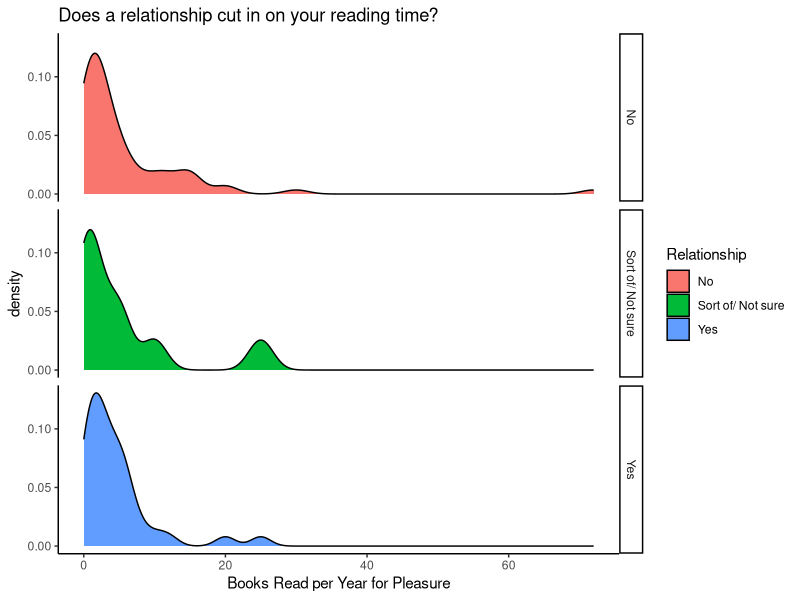
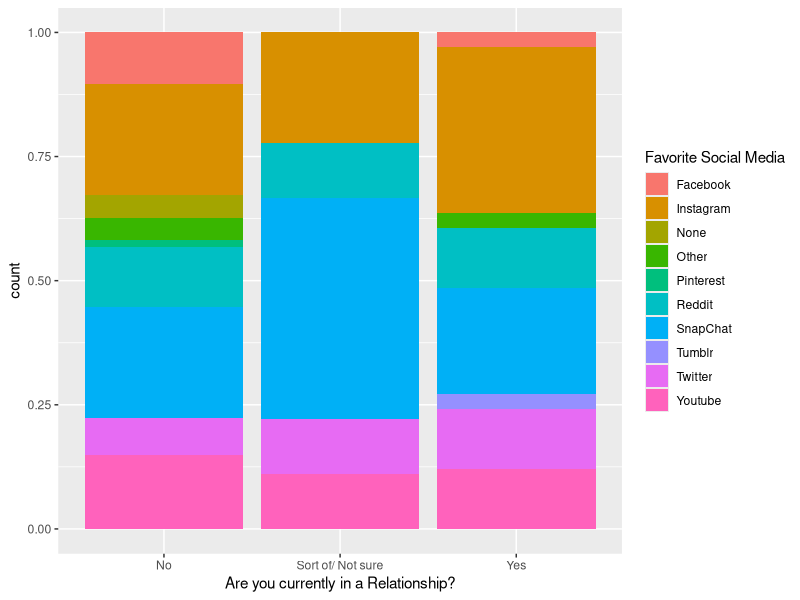
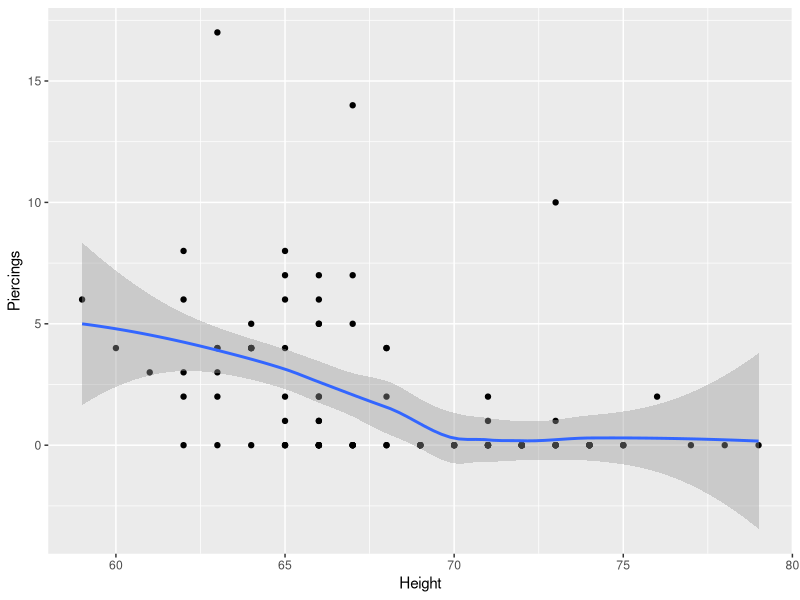
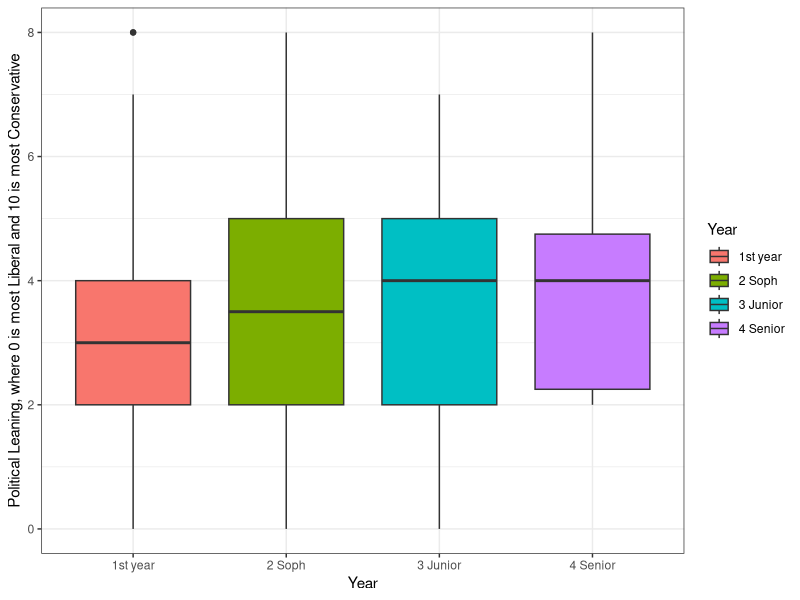
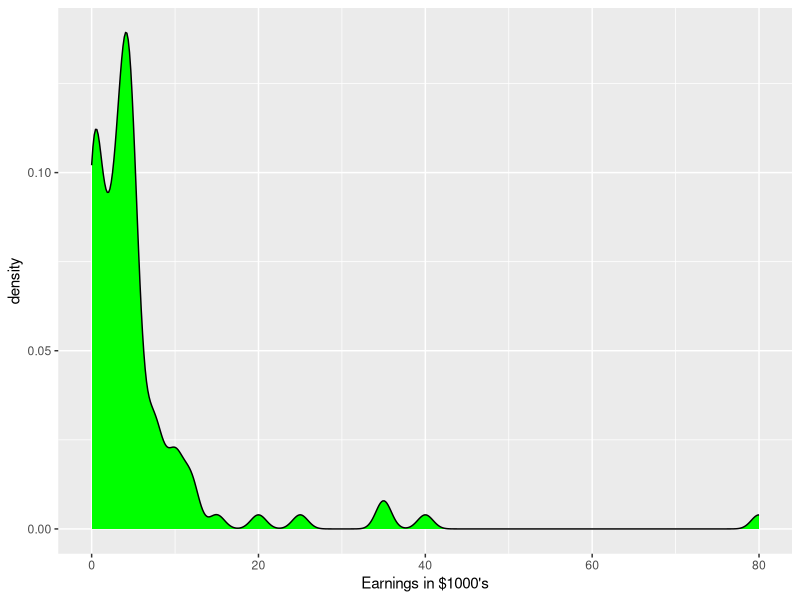
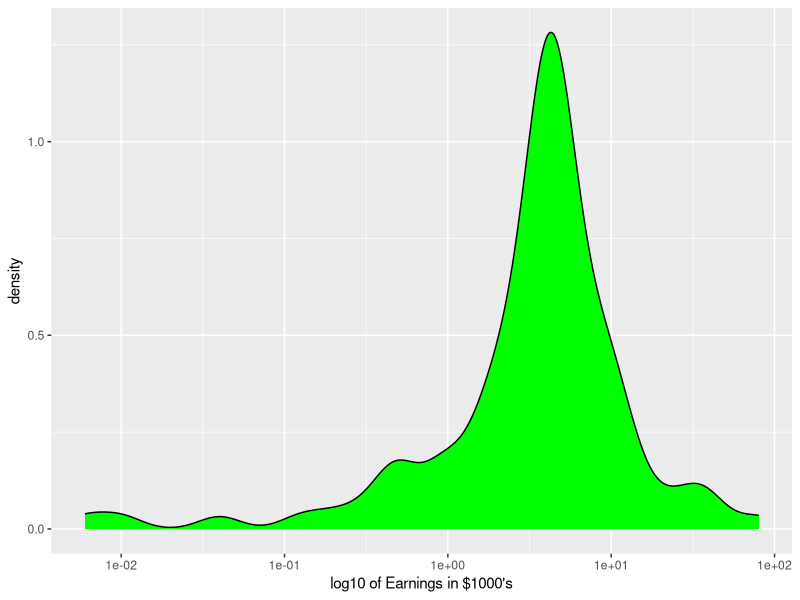

The R script that drew these images, in order:


# Question 1
survey <- read.csv('SurveyC.csv', na.strings = '')
library(dplyr)
library(ggplot2)

# Question 2
survey %>% 
  filter(!is.na(Relationship)) %>% 
  ggplot(mapping = aes(x = Books, fill = Relationship)) +
  geom_density() +
  theme_classic() +
  facet_grid(Relationship ~.) +
  xlab("Books Read per Year for Pleasure") +
  ggtitle("Does a relationship cut in on your reading time?")

# Question 3
survey %>% 
  filter(!is.na(Relationship)) %>% 
  group_by(Relationship) %>% 
  summarise(AvgBooks = mean(Books),
            NumStuds = n())

print("It seems that there may be a slight increase in the number of books read for those who aren't in a relationship, but this difference is not very noticeable when looking at a graph.")

# Question 4
survey %>% 
  filter(!is.na(Relationship)) %>% 
  filter(!is.na(SocialMedia)) %>% 
  ggplot(mapping = aes(x = Relationship, fill = SocialMedia)) +
  geom_bar(position = 'fill') +
  labs(x = 'Are you currently in a Relationship?', fill = 'Favorite Social Media')    
      
print("A clear difference seen here is that people who aren't sure about their relationship status use snapchat much more than others. Also, those not in a relationship use facebook the most, and those in a relationship use instagram the most.")
    
# Question 5
survey %>% 
  filter(!is.na(Piercings)) %>% 
  filter(!is.na(Height)) %>%
  ggplot(mapping = aes(x = Height, y = Piercings)) +
  geom_point() +
  geom_smooth()

print("The most likely explanation for this trend is that the taller people are men, and men don't generally have as many piercings as women.")    
    
    
# Question 6
survey %>% 
  filter(!is.na(Year), Year != '5 Graduate', Year != '6 Non-Degree') %>% 
  filter(!is.na(Political)) %>% 
  ggplot(aes(x = Year, y = Political, fill = Year)) +
  geom_boxplot() +
  theme_bw() +
  ylab("Political Leaning, where 0 is most Liberal and 10 is most Conservative")

print("This graph shows a reasonably consistent trend that younger people are more likely to be liberal.")
  
# Question 7

survey %>% 
  filter(CGPA <= 4) %>% 
  arrange(desc(CGPA)) %>% 
  select(Year, CGPA, Sleep, Breakfast) %>% 
  head(10)

# Question 8

survey <- survey %>% 
  mutate(ScaleEarnings = Earnings/1000)

ggplot(survey, aes(x = ScaleEarnings)) +
  geom_density(fill = 'green') +
  xlab("Earnings in $1000's")

ggplot(survey, aes(x = ScaleEarnings)) +
  geom_density(fill = 'green') +
  scale_x_log10() +
  xlab("log10 of Earnings in $1000's")
